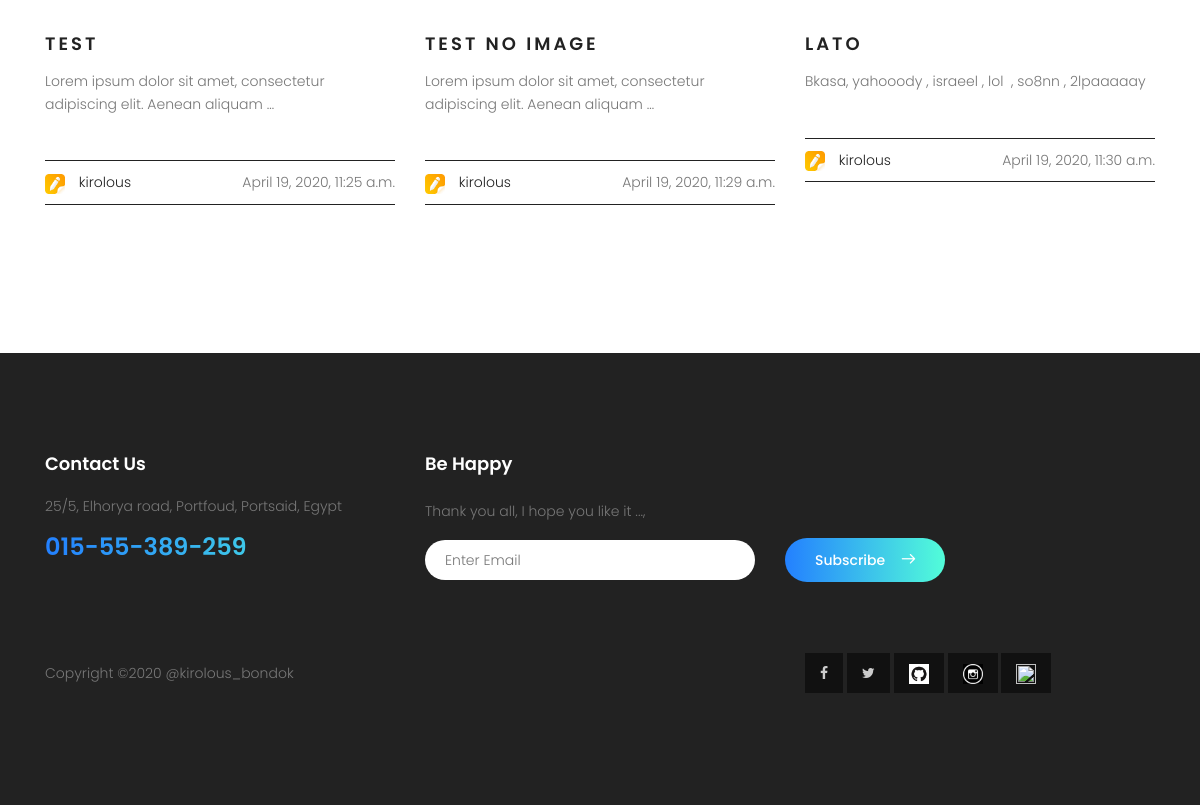
Before: / (lower part) with the older database file.
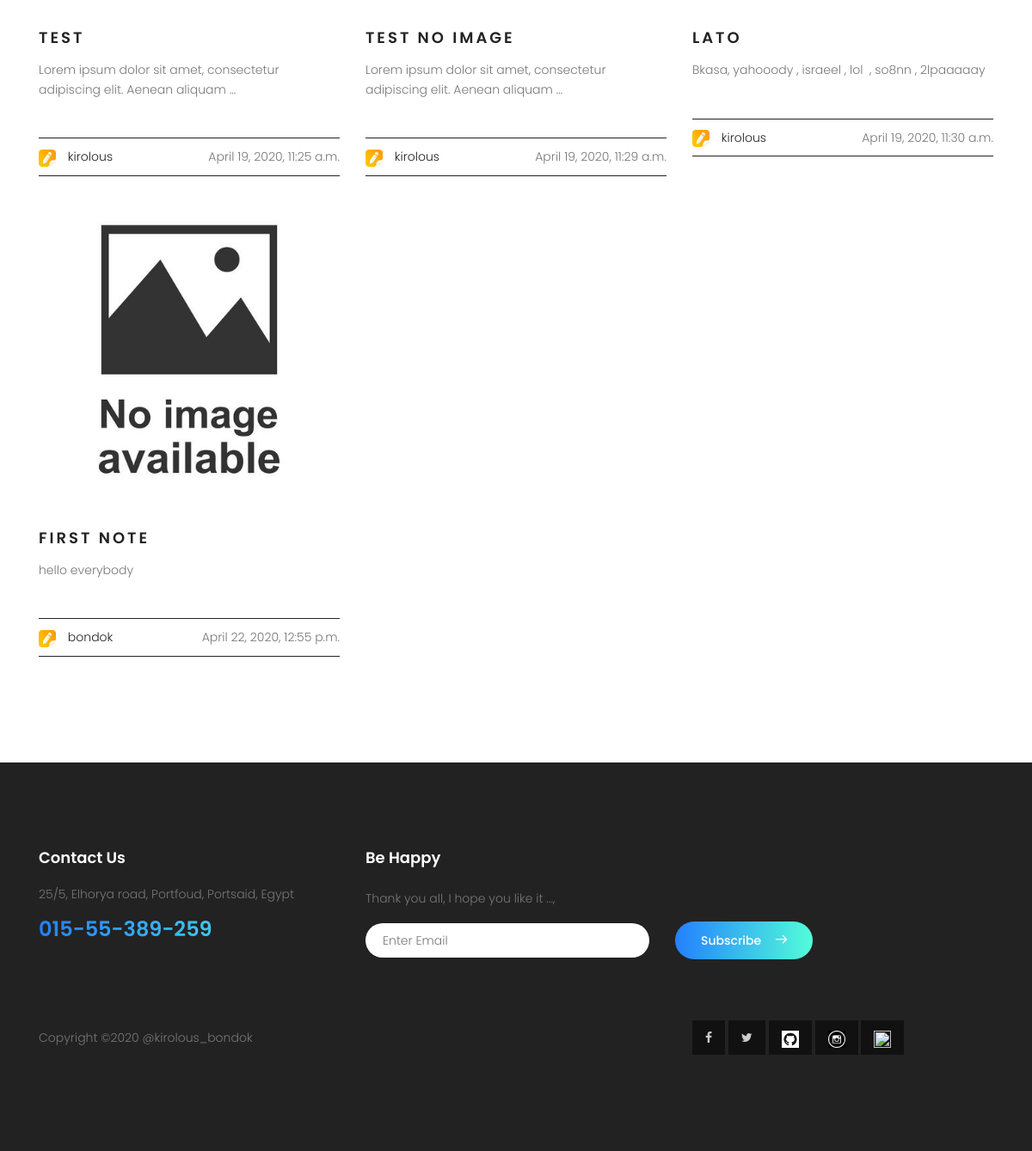
After: the same page with the newer database file.
### notes_app/models.py (models this page shows, shortened)
class Note(models.Model):
    user    = models.ForeignKey(User,on_delete=models.CASCADE)
    title   = models.CharField(max_length=30)
    slug    = models.SlugField(null=True ,blank=True)
    content = RichTextField()
    created = models.DateTimeField(blank=True,default=datetime.datetime.now)
    active  = models.BooleanField(default=True)
    tags    = models.CharField(max_length=100)
    img = models.ImageField(upload_to=" notes-img")

### home/views.py (the view)
# urls.py: url(r'^$' , views.allnotes , name='allnotes'), #go to views funcName all_ntes.
def allnotes(request):
    notes = Note.objects.all()
    if request.user.is_authenticated:
        user = request.user
        profile = get_object_or_404(Profile , user=user)
        context ={
            'all_notes': notes ,
            'profile': profile ,
        }
    else:
        context ={
            'all_notes': notes ,
        }
    return render(request , 'home.html' , context)

### home/templates/home.html (shortened to what this page needs)
{% extends "base.html" %}
{% load static %}
{% block body %}
    <section class="blog-area section-gap">
      <div class="container">
        <div class="row">
          {% for note in all_notes %}
            <div class="single-blog col-lg-4 col-md-4">
           {% if note.img %}
              <img class="f-img img-fluid mx-auto" src="{{note.img.url}}"style="width:100%; height:65%">
              {% else %}
              <img class="f-img img-fluid mx-auto" src="{% static 'home_static/img/no-image.jpg' %}"style="width:100%; height:65%">
            {% endif %}
            <h4>
              <a href="{% url 'notes:note_detail' note.slug %}">{{note.title}}</a>
            </h4>
              {{note.content |safe|truncatewords:'10'}}
            <div class="bottom d-flex justify-content-between align-items-center flex-wrap">
              <div>
                <img class="img-fluid" src="{% static 'home_static/img/logo.jpg' %}" width="20px" height="20px">
                <a href="#"><span>{{note.user.username}}</span></a>
              </div>
              <div class="meta">
                {{note.created }}
              </div>
            </div>
          </div>
          {% endfor %}
        </div>
      </div>
    </section>
{% endblock %}

Changed rows visible on the page:
added Note: title "FIRST NOTE", content "hello everybody", user.username "bondok", created "April 22, 2020, 12:55 p.m."
